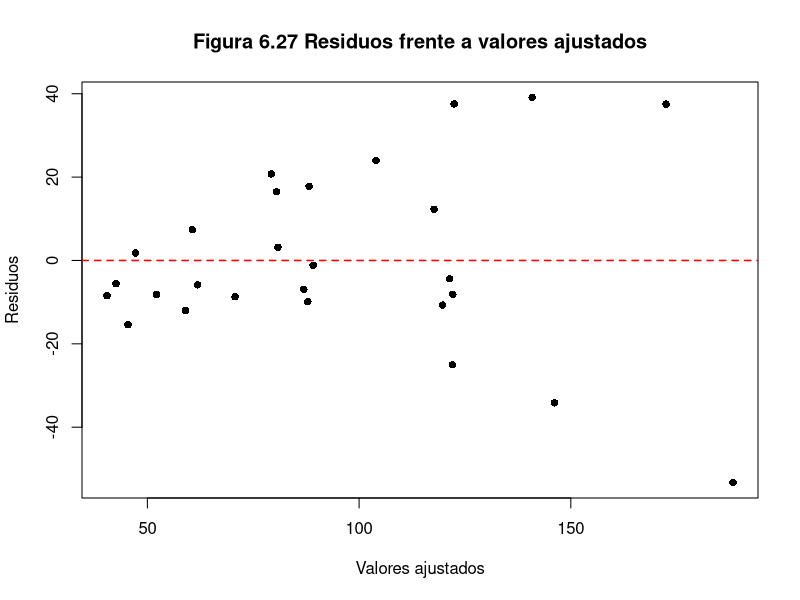
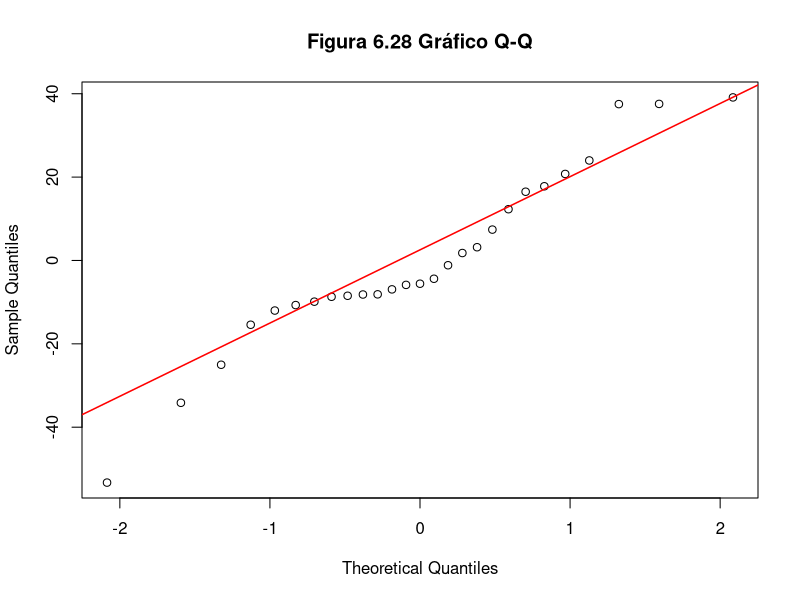
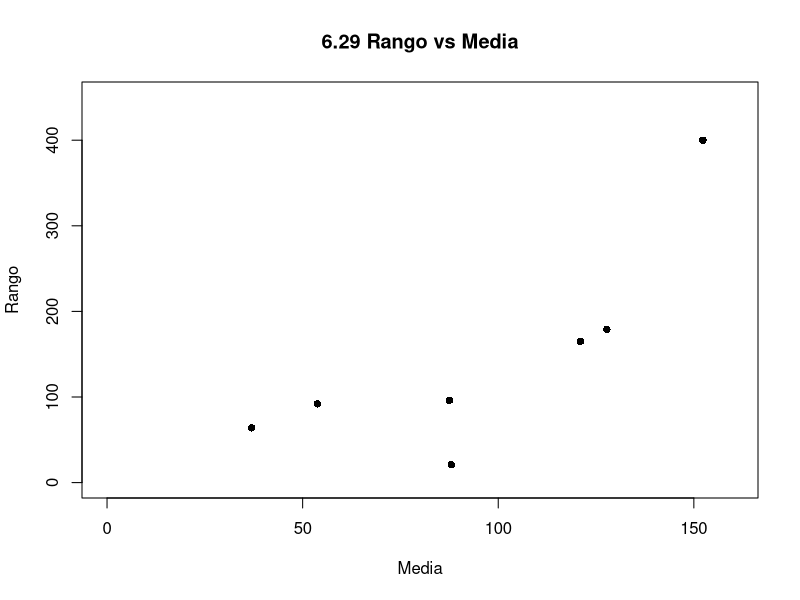
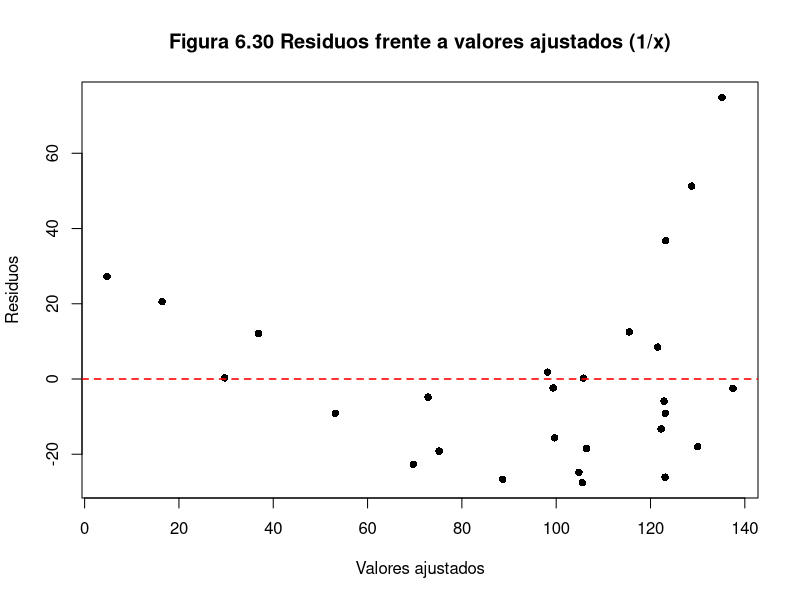
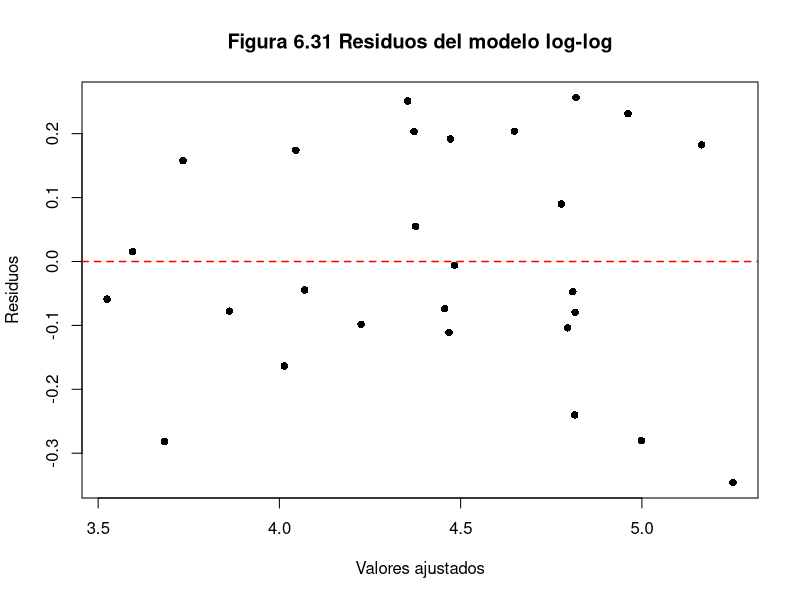
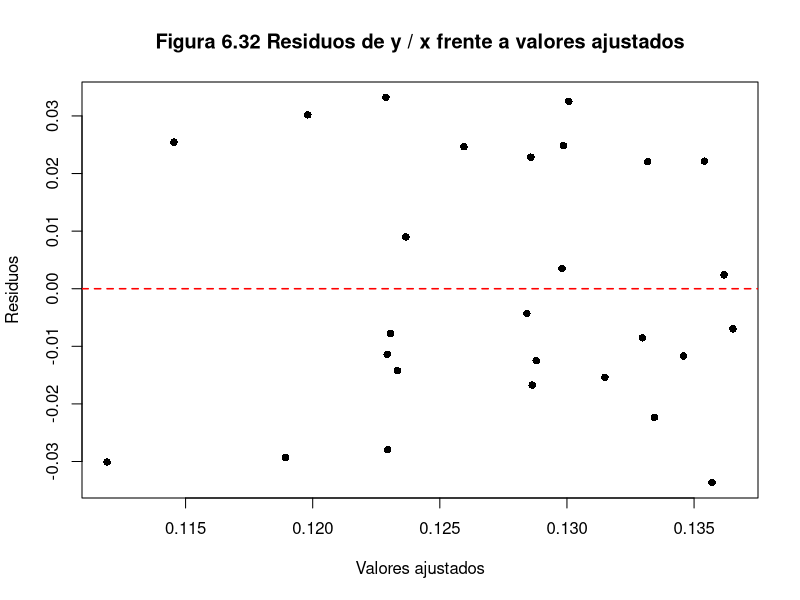
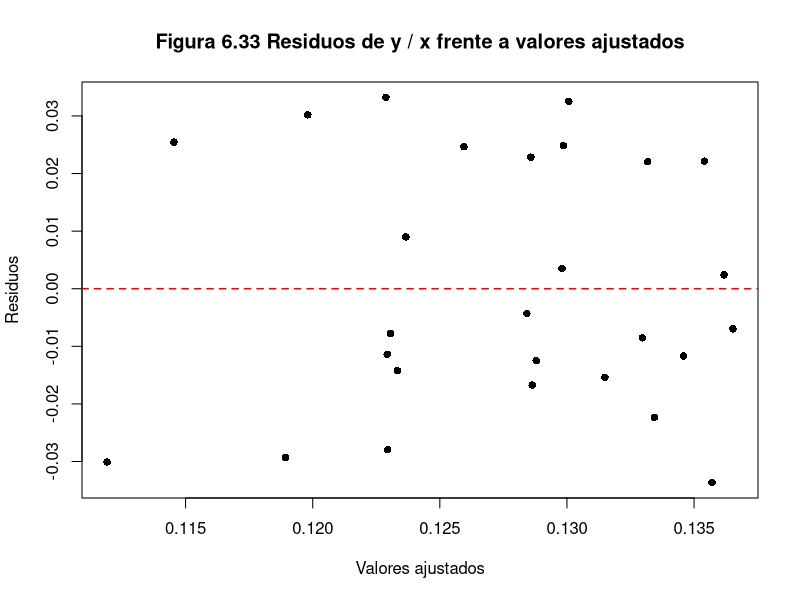

These figures' R source, in order:
# Cargar el conjunto de datos
data <- read.table("trabajadores.dat", header = FALSE)
colnames(data) <- c("Supervisores", "Trabajadores")

# Modelo lineal inicial
modelo_inicial <- lm(Supervisores ~ Trabajadores, data = data)
summary(modelo_inicial)

# Gráfico 6.27: Residuos frente a valores ajustados
png("figura_6_27.png")
plot(fitted(modelo_inicial), residuals(modelo_inicial),
     main = "Figura 6.27 Residuos frente a valores ajustados",
     xlab = "Valores ajustados", ylab = "Residuos", pch = 16, col = "black")
abline(h = 0, col = "red", lty = 2, lwd = 1.5)
dev.off()

# Gráfico 6.28: Gráfico Q-Q
png("figura_6_28.png")
qqnorm(residuals(modelo_inicial), main = "Figura 6.28 Gráfico Q-Q")
qqline(residuals(modelo_inicial), col = "red", lwd = 1.5)
dev.off()

# Creación de la tabla
grupos <- c("1-4", "5-8", "9-12", "13-16", "17-20", "21-24", "25-27")
medias <- c(37.00, 53.75, 87.50, 88.00, 121.00, 127.75, 152.30)
rangos <- c(64, 92, 96, 21, 165, 179, 400)

# Gráfico 6.29: Rangos frente a medias de grupo
png("figura_6_29.png")
plot(medias, rangos,
     xlab = "Media",
     ylab = "Rango",
     main = "6.29 Rango vs Media",
     pch = 16,       # Solid circles for points
     col = "black",  # Point color
     xlim = c(0, 160), # Adjust x-axis limits
     ylim = c(0, 450)) # Adjust y-axis limits
dev.off()

# Transformación inversa: y ~ 1/x
data$InvTrabajadores <- 1 / data$Trabajadores
modelo_inverso <- lm(Supervisores ~ InvTrabajadores, data = data)
summary(modelo_inverso)

# Gráfico 6.30: Residuos frente a valores ajustados (1/x)
png("figura_6_30.png")
plot(fitted(modelo_inverso), residuals(modelo_inverso),
     main = "Figura 6.30 Residuos frente a valores ajustados (1/x)",
     xlab = "Valores ajustados", ylab = "Residuos", pch = 16, col = "black")
abline(h = 0, col = "red", lty = 2, lwd = 1.5)
dev.off()

# Transformación log-log: log(y) ~ log(x)
data$LogSupervisores <- log(data$Supervisores)
data$LogTrabajadores <- log(data$Trabajadores)
modelo_log <- lm(LogSupervisores ~ LogTrabajadores, data = data)
summary(modelo_log)

# Gráfico 6.31: Residuos del modelo log-log
png("figura_6_31.png")
plot(fitted(modelo_log), residuals(modelo_log),
     main = "Figura 6.31 Residuos del modelo log-log",
     xlab = "Valores ajustados", ylab = "Residuos", pch = 16, col = "black")
abline(h = 0, col = "red", lty = 2, lwd = 1.5)
dev.off()

# Transformación alternativa: y / x ~ x
data$YPorX <- data$Supervisores / data$Trabajadores
modelo_y_por_x <- lm(YPorX ~ Trabajadores, data = data)
summary(modelo_y_por_x)

# Gráfico 6.32: Residuos de y / x frente a valores ajustados
png("figura_6_32.png")
plot(fitted(modelo_y_por_x), residuals(modelo_y_por_x),
     main = "Figura 6.32 Residuos de y / x frente a valores ajustados",
     xlab = "Valores ajustados", ylab = "Residuos", pch = 16, col = "black")
abline(h = 0, col = "red", lty = 2, lwd = 1.5)
dev.off()

# Gráfico 6.33: Residuos frente a valores ajustados (final)
png("figura_6_33.png")
plot(fitted(modelo_y_por_x), residuals(modelo_y_por_x),
     main = "Figura 6.33 Residuos de y / x frente a valores ajustados",
     xlab = "Valores ajustados", ylab = "Residuos", pch = 16, col = "black")
abline(h = 0, col = "red", lty = 2, lwd = 1.5)
dev.off()
